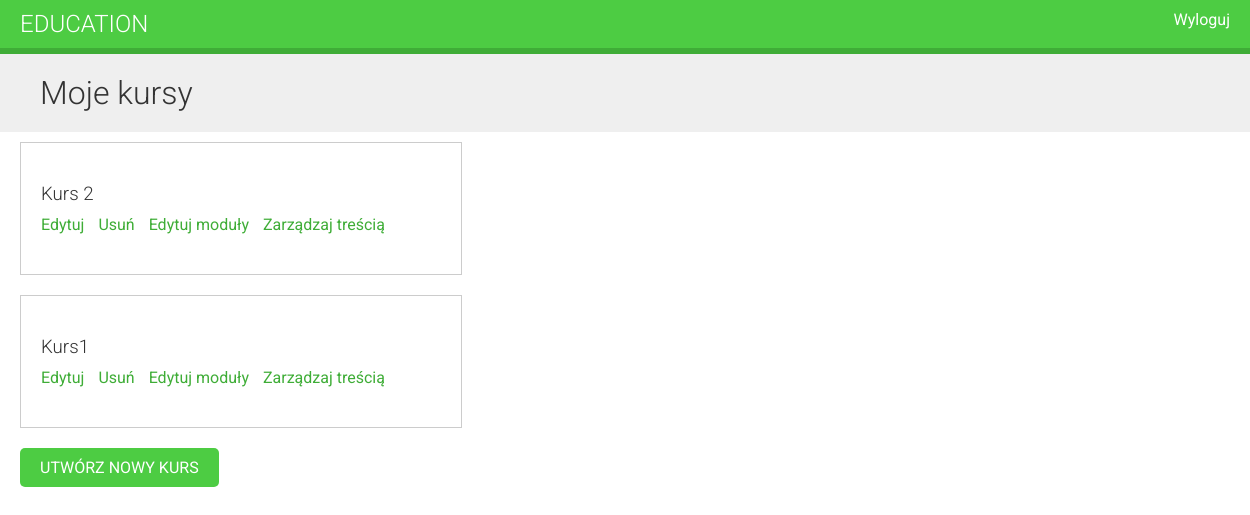
The page /course/mine/ (signed in) on the database its author committed.
### courses/models.py (models this page shows, shortened)
class Course(models.Model):
    owner = models.ForeignKey(User, related_name='courses_created', on_delete=models.CASCADE)
    subject = models.ForeignKey(Subject, related_name='courses', on_delete=models.CASCADE)
    title = models.CharField(max_length=200)
    slug = models.SlugField(max_length=200, unique=True)
    overview = models.TextField()
    created = models.DateTimeField(auto_now_add=True)
    class Meta:
        ordering = ('-created',)

### courses/views.py (the view)
# urls.py: urlpatterns = [path('mine/', views.ManagerCourseListView.as_view(), name='manage_course_list'),
class ManagerCourseListView(ListView):
    model = Course
    template_name = 'courses/manage/course/list.html'
    def get_queryset(self):
        qs = super(ManagerCourseListView, self).get_queryset()
        return qs.filter(owner=self.request.user)

### templates/courses/manage/course/list.html (shortened to what this page needs)
{% extends 'base.html' %}
{% block content %}
    <h1>Moje kursy</h1>
    <div class="module">
        {% for course in object_list %}
            <div class="course-info">
                <h3>{{ course.title }}</h3>
                <p><a href="{% url 'course_edit' course.id %}">Edytuj</a>
                    <a href="{% url 'course_delete' course.id %}">Usuń</a>
                    <a href="{% url 'course_module_update' course.id %}">Edytuj moduły</a>
                    {% if course.modules.count > 0 %}
                        <a href="{% url "module_content_list" course.modules.first.id %}">Zarządzaj treścią</a>
                    {% endif %}</p>
            </div>
        {% empty %}
            <p>Jeszcze nie utworzyłeś żadnych kursów.</p>
        {% endfor %}
        <p>
            <a href="{% url 'course_create' %}" class="button">Utwórz nowy kurs</a>
        </p>
    </div>
{% endblock %}

### courses/static/css/base.css (style rules this page uses)
body { margin:0; font-family:'Roboto', sans-serif; font-weight:400; color:#333; }
a { color:#3fad37; text-decoration:none; }
h1, h2, h3, h4, h5, h6 { font-family:'Roboto', sans-serif; font-weight:300; }
h1 { background:#efefef; width:100%; overflow:auto; padding:20px 0 20px 40px; margin:0; }
.module { overflow:auto; }
.module h3 { margin:30px 0 0; padding:0; width:100%; }
.module p { margin:10px 0 20px; width:100%; float:left; }
.module { padding:10px 20px; float:left; }
input[type=submit], a.button { border-radius:5px; background:#4dcc43; color:#fff; font-size:16px; text-transform:uppercase; border:none; padding:10px 20px; margin:20px 0; }
.course-info { border:1px solid #ccc; padding:10px 20px 20px; width:400px; overflow:auto; margin-bottom:20px; }
.course-info a { margin-right:10px; }

### rows shown on the page
Course: title "Kurs 2", shows "Zarządzaj treścią"
Course: title "Kurs1", shows "Zarządzaj treścią"
